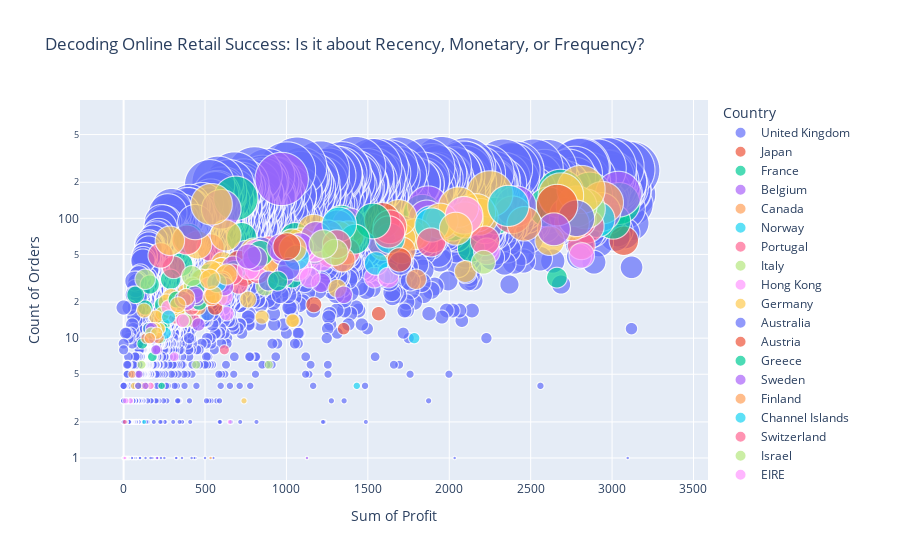

The notebook cell this image was saved under:
### Code cell
fig = px.scatter(df_viz, x="Sum of Profit", y="Count of Orders",
	         size="Count of Orders", color="Country", size_max=60, log_y=True, title="Decoding Online Retail Success: Is it about Recency, Monetary, or Frequency?")
fig.show()

### Figure 1 — Plotly figure (JSON) as saved in the notebook; plotly's stock layout.template omitted (floating-point values rounded to 4 significant figures; data arrays with more than 128 entries replaced by an {"elided": "..."} marker saying what was removed)
{"data": [{"hovertemplate": "Country=United Kingdom<br>Sum of Profit=%{x}<br>Count of Orders=%{marker.size}<extra></extra>", "legendgroup": "United Kingdom", "marker": {"color": "#636efa", "size": {"elided": "3260 int values"}, "sizemode": "area", "sizeref": 0.07528, "symbol": "circle"}, "mode": "markers", "name": "United Kingdom", "showlegend": true, "type": "scattergl", "x": {"elided": "3260 float values"}, "xaxis": "x", "y": {"elided": "3260 int values"}, "yaxis": "y"}, {"hovertemplate": "Country=Japan<br>Sum of Profit=%{x}<br>Count of Orders=%{marker.size}<extra></extra>", "legendgroup": "Japan", "marker": {"color": "#EF553B", "size": [65, 12, 18, 15, 4], "sizemode": "area", "sizeref": 0.07528, "symbol": "circle"}, "mode": "markers", "name": "Japan", "showlegend": true, "type": "scattergl", "x": [3072.0, 1351.0, 494.1, 229.6, 112.1], "xaxis": "x", "y": [65, 12, 18, 15, 4], "yaxis": "y"}, {"hovertemplate": "Country=France<br>Sum of Profit=%{x}<br>Count of Orders=%{marker.size}<extra></extra>", "legendgroup": "France", "marker": {"color": "#00cc96", "size": [133, 94, 157, 164, 124, 105, 105, 56, 90, 110, 84, 92, 55, 72, 53, 56, 57, 69, 32, 62, 53, 51, 37, 52, 46, 40, 43, 36, 69, 34, 147, 42, 35, 38, 36, 33, 27, 34, 31, 26, 21, 26, 23, 27, 21, 68, 16, 41, 16, 15, 20, 31, 17, 16, 13, 19, 12, 4, 10, 11, 7, 28, 12, 18, 9, 5, 23], "sizemode": "area", "sizeref": 0.07528, "symbol": "circle"}, "mode": "markers", "name": "France", "showlegend": true, "type": "scattergl", "x": [3043.0, 3006.0, 2863.0, 2683.0, 2609.0, 2291.0, 2284.0, 2134.0, 2019.0, 1834.0, 1353.0, 1339.0, 1299.0, 1248.0, 1175.0, 1167.0, 1091.0, 1053.0, 1036.0, 1033.0, 1031.0, 925.4, 869.7, 862.8, 836.3, 822.1, 779.6, 769.4, 725.1, 716.4, 689, 681.8, 646.7, 641.1, 637.8, 603.4, 582.1, 519.6, 470.1, 460.4, 456.9, 453.0, 450.7, 427.6, 418.1, 397.9, 389.0, 353.0, 349.8, 334.9, 314.4, 288.7, 269.4, 254.2, 245.1, 238.2, 236.3, 234, 225.9, 218.4, 176.5, 160.5, 153.1, 132.9, 114, 91.68, 73.5], "xaxis": "x", "y": [133, 94, 157, 164, 124, 105, 105, 56, 90, 110, 84, 92, 55, 72, 53, 56, 57, 69, 32, 62, 53, 51, 37, 52, 46, 40, 43, 36, 69, 34, 147, 42, 35, 38, 36, 33, 27, 34, 31, 26, 21, 26, 23, 27, 21, 68, 16, 41, 16, 15, 20, 31, 17, 16, 13, 19, 12, 4, 10, 11, 7, 28, 12, 18, 9, 5, 23], "yaxis": "y"}, {"hovertemplate": "Country=Belgium<br>Sum of Profit=%{x}<br>Count of Orders=%{marker.size}<extra></extra>", "legendgroup": "Belgium", "marker": {"color": "#ab63fa", "size": [159, 113, 105, 126, 85, 126, 100, 77, 88, 85, 29, 59, 54, 41, 51, 26, 32, 26, 21, 11, 10, 5], "sizemode": "area", "sizeref": 0.07528, "symbol": "circle"}, "mode": "markers", "name": "Belgium", "showlegend": true, "type": "scattergl", "x": [3039.0, 2935.0, 2729.0, 2410.0, 2218.0, 1870.0, 1862.0, 1708.0, 1386.0, 1313.0, 1212.0, 1109.0, 972.8, 854.2, 750.5, 559.1, 549.8, 476.5, 381.1, 225.6, 189.9, 84.3], "xaxis": "x", "y": [159, 113, 105, 126, 85, 126, 100, 77, 88, 85, 29, 59, 54, 41, 51, 26, 32, 26, 21, 11, 10, 5], "yaxis": "y"}, {"hovertemplate": "Country=Canada<br>Sum of Profit=%{x}<br>Count of Orders=%{marker.size}<extra></extra>", "legendgroup": "Canada", "marker": {"color": "#FFA15A", "size": [135, 1, 10, 5], "sizemode": "area", "sizeref": 0.07528, "symbol": "circle"}, "mode": "markers", "name": "Canada", "showlegend": true, "type": "scattergl", "x": [2940.0, 534.2, 140.5, 51.56], "xaxis": "x", "y": [135, 1, 10, 5], "yaxis": "y"}, {"hovertemplate": "Country=Norway<br>Sum of Profit=%{x}<br>Count of Orders=%{marker.size}<extra></extra>", "legendgroup": "Norway", "marker": {"color": "#19d3f3", "size": [98, 91, 16, 17, 11], "sizemode": "area", "sizeref": 0.07528, "symbol": "circle"}, "mode": "markers", "name": "Norway", "showlegend": true, "type": "scattergl", "x": [2907.0, 1887.0, 509.0, 334.4, 256.4], "xaxis": "x", "y": [98, 91, 16, 17, 11], "yaxis": "y"}, {"hovertemplate": "Country=Portugal<br>Sum of Profit=%{x}<br>Count of Orders=%{marker.size}<extra></extra>", "legendgroup": "Portugal", "marker": {"color": "#FF6692", "size": [86, 59, 97, 107, 69, 55, 45, 36, 24, 57, 31, 26, 28, 14, 25, 15, 39], "sizemode": "area", "sizeref": 0.07528, "symbol": "circle"}, "mode": "markers", "name": "Portugal", "showlegend": true, "type": "scattergl", "x": [2848.0, 2811.0, 2792.0, 2389.0, 1899.0, 892.5, 860.4, 777.2, 545.5, 532.8, 514.9, 494.3, 483.7, 430.5, 400.5, 318.2, 307.2], "xaxis": "x", "y": [86, 59, 97, 107, 69, 55, 45, 36, 24, 57, 31, 26, 28, 14, 25, 15, 39], "yaxis": "y"}, {"hovertemplate": "Country=Italy<br>Sum of Profit=%{x}<br>Count of Orders=%{marker.size}<extra></extra>", "legendgroup": "Italy", "marker": {"color": "#B6E880", "size": [120, 126, 111, 73, 65, 51, 27, 26, 20, 12, 11, 1], "sizemode": "area", "sizeref": 0.07528, "symbol": "circle"}, "mode": "markers", "name": "Italy", "showlegend": true, "type": "scattergl", "x": [2836.0, 2782.0, 2141.0, 1758.0, 1193.0, 1018.0, 867.9, 452.8, 437.8, 213.9, 177.3, 4.5], "xaxis": "x", "y": [120, 126, 111, 73, 65, 51, 27, 26, 20, 12, 11, 1], "yaxis": "y"}, {"hovertemplate": "Country=Hong Kong<br>Sum of Profit=%{x}<br>Count of Orders=%{marker.size}<extra></extra>", "legendgroup": "Hong Kong", "marker": {"color": "#FF97FF", "size": [49, 53, 93, 32, 2, 16, 27, 7, 1], "sizemode": "area", "sizeref": 0.07528, "symbol": "circle"}, "mode": "markers", "name": "Hong Kong", "showlegend": true, "type": "scattergl", "x": [2814.0, 2231.0, 1966.0, 1540.0, 652.2, 634.0, 423.4, 311.1, 10.95], "xaxis": "x", "y": [49, 53, 93, 32, 2, 16, 27, 7, 1], "yaxis": "y"}, {"hovertemplate": "Country=Germany<br>Sum of Profit=%{x}<br>Count of Orders=%{marker.size}<extra></extra>", "legendgroup": "Germany", "marker": {"color": "#FECB52", "size": [174, 91, 155, 65, 160, 103, 111, 36, 97, 124, 95, 74, 68, 101, 58, 71, 71, 26, 79, 60, 63, 14, 14, 62, 47, 35, 41, 15, 38, 43, 53, 21, 3, 40, 36, 36, 33, 42, 38, 38, 33, 22, 29, 30, 35, 36, 31, 60, 18, 24, 23, 24, 20, 18, 17, 21, 20, 18, 22, 20, 16, 12, 15, 12, 11, 17, 4], "sizemode": "area", "sizeref": 0.07528, "symbol": "circle"}, "mode": "markers", "name": "Germany", "showlegend": true, "type": "scattergl", "x": [2810.0, 2753.0, 2686.0, 2617.0, 2249.0, 2187.0, 2167.0, 2099.0, 2097.0, 2057.0, 1945.0, 1795.0, 1701.0, 1689.0, 1596.0, 1380.0, 1317.0, 1312.0, 1167.0, 1127.0, 1089.0, 1043.0, 1037.0, 1036.0, 1013.0, 943.2, 880.9, 850.1, 848.5, 803.3, 797.7, 764.5, 739.2, 735.0, 723.4, 686.0, 643.3, 610.5, 602.0, 599.7, 588.3, 587.2, 584.6, 582.7, 577.1, 539, 477.9, 454.9, 437.6, 415.7, 403.7, 383.0, 356.6, 348.7, 330.8, 318.1, 315.6, 305.1, 292.4, 263.2, 238.8, 219, 197.7, 192.7, 180.1, 125.2, 64.25], "xaxis": "x", "y": [174, 91, 155, 65, 160, 103, 111, 36, 97, 124, 95, 74, 68, 101, 58, 71, 71, 26, 79, 60, 63, 14, 14, 62, 47, 35, 41, 15, 38, 43, 53, 21, 3, 40, 36, 36, 33, 42, 38, 38, 33, 22, 29, 30, 35, 36, 31, 60, 18, 24, 23, 24, 20, 18, 17, 21, 20, 18, 22, 20, 16, 12, 15, 12, 11, 17, 4], "yaxis": "y"}, {"hovertemplate": "Country=Australia<br>Sum of Profit=%{x}<br>Count of Orders=%{marker.size}<extra></extra>", "legendgroup": "Australia", "marker": {"color": "#636efa", "size": [100, 30, 64, 54, 16, 10, 21], "sizemode": "area", "sizeref": 0.07528, "symbol": "circle"}, "mode": "markers", "name": "Australia", "showlegend": true, "type": "scattergl", "x": [2781.0, 1761.0, 1583.0, 847.1, 516.6, 401.9, 386.2], "xaxis": "x", "y": [100, 30, 64, 54, 16, 10, 21], "yaxis": "y"}, {"hovertemplate": "Country=Austria<br>Sum of Profit=%{x}<br>Count of Orders=%{marker.size}<extra></extra>", "legendgroup": "Austria", "marker": {"color": "#EF553B", "size": [129, 96, 16, 19, 33, 43, 18, 21, 14, 4], "sizemode": "area", "sizeref": 0.07528, "symbol": "circle"}, "mode": "markers", "name": "Austria", "showlegend": true, "type": "scattergl", "x": [2662.0, 1588.0, 1566.0, 1168.0, 742.9, 707.1, 562.4, 438.0, 364.6, 166.0], "xaxis": "x", "y": [129, 96, 16, 19, 33, 43, 18, 21, 14, 4], "yaxis": "y"}, {"hovertemplate": "Country=Greece<br>Sum of Profit=%{x}<br>Count of Orders=%{marker.size}<extra></extra>", "legendgroup": "Greece", "marker": {"color": "#00cc96", "size": [32, 56, 36, 22], "sizemode": "area", "sizeref": 0.07528, "symbol": "circle"}, "mode": "markers", "name": "Greece", "showlegend": true, "type": "scattergl", "x": [2661.0, 1081.0, 681.0, 387.3], "xaxis": "x", "y": [32, 56, 36, 22], "yaxis": "y"}, {"hovertemplate": "Country=Sweden<br>Sum of Profit=%{x}<br>Count of Orders=%{marker.size}<extra></extra>", "legendgroup": "Sweden", "marker": {"color": "#ab63fa", "size": [81, 45, 43, 39, 22, 20, 10], "sizemode": "area", "sizeref": 0.07528, "symbol": "circle"}, "mode": "markers", "name": "Sweden", "showlegend": true, "type": "scattergl", "x": [2643.0, 1331.0, 976.2, 671.7, 486.1, 343.4, 185.9], "xaxis": "x", "y": [81, 45, 43, 39, 22, 20, 10], "yaxis": "y"}, {"hovertemplate": "Country=Finland<br>Sum of Profit=%{x}<br>Count of Orders=%{marker.size}<extra></extra>", "legendgroup": "Finland", "marker": {"color": "#FFA15A", "size": [90, 31, 54, 64, 31, 33, 22, 18, 10, 4], "sizemode": "area", "sizeref": 0.07528, "symbol": "circle"}, "mode": "markers", "name": "Finland", "showlegend": true, "type": "scattergl", "x": [2461.0, 1797.0, 1710.0, 1271.0, 640.5, 620.1, 511.4, 459.6, 214.9, 144], "xaxis": "x", "y": [90, 31, 54, 64, 31, 33, 22, 18, 10, 4], "yaxis": "y"}, {"hovertemplate": "Country=Channel Islands<br>Sum of Profit=%{x}<br>Count of Orders=%{marker.size}<extra></extra>", "legendgroup": "Channel Islands", "marker": {"color": "#19d3f3", "size": [127, 88, 10, 68, 35, 42, 4], "sizemode": "area", "sizeref": 0.07528, "symbol": "circle"}, "mode": "markers", "name": "Channel Islands", "showlegend": true, "type": "scattergl", "x": [2363.0, 1893.0, 1785.0, 1635.0, 1626.0, 1551.0, 1432], "xaxis": "x", "y": [127, 88, 10, 68, 35, 42, 4], "yaxis": "y"}, {"hovertemplate": "Country=Switzerland<br>Sum of Profit=%{x}<br>Count of Orders=%{marker.size}<extra></extra>", "legendgroup": "Switzerland", "marker": {"color": "#FF6692", "size": [65, 63, 85, 77, 53, 50, 38, 35, 28, 34, 8, 30, 23, 18, 66, 49, 2], "sizemode": "area", "sizeref": 0.07528, "symbol": "circle"}, "mode": "markers", "name": "Switzerland", "showlegend": true, "type": "scattergl", "x": [2220.0, 1888.0, 1636.0, 1628.0, 1370.0, 1270.0, 947.4, 826.9, 705.6, 668.6, 618.6, 604.4, 432.6, 417.4, 388.0, 228.1, 7.5], "xaxis": "x", "y": [65, 63, 85, 77, 53, 50, 38, 35, 28, 34, 8, 30, 23, 18, 66, 49, 2], "yaxis": "y"}, {"hovertemplate": "Country=Israel<br>Sum of Profit=%{x}<br>Count of Orders=%{marker.size}<extra></extra>", "legendgroup": "Israel", "marker": {"color": "#B6E880", "size": [43, 27, 14, 31, 6], "sizemode": "area", "sizeref": 0.07528, "symbol": "circle"}, "mode": "markers", "name": "Israel", "showlegend": true, "type": "scattergl", "x": [2210.0, 423.7, 379.8, 132.2, 110], "xaxis": "x", "y": [43, 27, 14, 31, 6], "yaxis": "y"}, {"hovertemplate": "Country=EIRE<br>Sum of Profit=%{x}<br>Count of Orders=%{marker.size}<extra></extra>", "legendgroup": "EIRE", "marker": {"color": "#FF97FF", "size": [106, 32, 46, 56, 56, 39, 37, 47, 38, 52, 38, 22, 27, 20, 14, 18, 4, 3, 1, 1, 1, 1, 3, 1, 1, 1], "sizemode": "area", "sizeref": 0.07528, "symbol": "circle"}, "mode": "markers", "name": "EIRE", "showlegend": true, "type": "scattergl", "x": [2091.0, 1627.0, 1216.0, 1171.0, 1101.0, 1085.0, 1066.0, 1011.0, 810.5, 810.1, 767.0, 619.4, 523.1, 436.8, 362.0, 277.1, 164.5, 42.7, 15.3, 15, 15, 15, 12.3, 10.2, 9.9, 5.9], "xaxis": "x", "y": [106, 32, 46, 56, 56, 39, 37, 47, 38, 52, 38, 22, 27, 20, 14, 18, 4, 3, 1, 1, 1, 1, 3, 1, 1, 1], "yaxis": "y"}, {"hovertemplate": "Country=Malta<br>Sum of Profit=%{x}<br>Count of Orders=%{marker.size}<extra></extra>", "legendgroup": "Malta", "marker": {"color": "#FECB52", "size": [82, 45], "sizemode": "area", "sizeref": 0.07528, "symbol": "circle"}, "mode": "markers", "name": "Malta", "showlegend": true, "type": "scattergl", "x": [2040.0, 905.5], "xaxis": "x", "y": [82, 45], "yaxis": "y"}, {"hovertemplate": "Country=Cyprus<br>Sum of Profit=%{x}<br>Count of Orders=%{marker.size}<extra></extra>", "legendgroup": "Cyprus", "marker": {"color": "#636efa", "size": [42, 23, 29, 3, 93, 12], "sizemode": "area", "sizeref": 0.07528, "symbol": "circle"}, "mode": "markers", "name": "Cyprus", "showlegend": true, "type": "scattergl", "x": [1699.0, 962.1, 600.4, 589.0, 439.7, 155.1], "xaxis": "x", "y": [42, 23, 29, 3, 93, 12], "yaxis": "y"}, {"hovertemplate": "Country=Lebanon<br>Sum of Profit=%{x}<br>Count of Orders=%{marker.size}<extra></extra>", "legendgroup": "Lebanon", "marker": {"color": "#EF553B", "size": [45], "sizemode": "area", "sizeref": 0.07528, "symbol": "circle"}, "mode": "markers", "name": "Lebanon", "showlegend": true, "type": "scattergl", "x": [1694.0], "xaxis": "x", "y": [45], "yaxis": "y"}, {"hovertemplate": "Country=Netherlands<br>Sum of Profit=%{x}<br>Count of Orders=%{marker.size}<extra></extra>", "legendgroup": "Netherlands", "marker": {"color": "#00cc96", "size": [95, 67, 51, 20, 26, 21, 4], "sizemode": "area", "sizeref": 0.07528, "symbol": "circle"}, "mode": "markers", "name": "Netherlands", "showlegend": true, "type": "scattergl", "x": [1531.0, 1421.0, 840.2, 463.7, 442.6, 324.9, 91.85], "xaxis": "x", "y": [95, 67, 51, 20, 26, 21, 4], "yaxis": "y"}, {"hovertemplate": "Country=Spain<br>Sum of Profit=%{x}<br>Count of Orders=%{marker.size}<extra></extra>", "legendgroup": "Spain", "marker": {"color": "#ab63fa", "size": [23, 72, 70, 1, 58, 50, 33, 52, 213, 57, 46, 48, 27, 119, 22, 23, 20, 21, 8, 8, 12, 4, 5], "sizemode": "area", "sizeref": 0.07528, "symbol": "circle"}, "mode": "markers", "name": "Spain", "showlegend": true, "type": "scattergl", "x": [1352.0, 1255.0, 1182.0, 1126, 1079.0, 1000.0, 982.6, 981.2, 970.9, 964.8, 807.8, 768.0, 618.3, 599.6, 449.4, 436.3, 389.7, 363.9, 207.8, 197.9, 172.1, 133.4, 95.2], "xaxis": "x", "y": [23, 72, 70, 1, 58, 50, 33, 52, 213, 57, 46, 48, 27, 119, 22, 23, 20, 21, 8, 8, 12, 4, 5], "yaxis": "y"}, {"hovertemplate": "Country=USA<br>Sum of Profit=%{x}<br>Count of Orders=%{marker.size}<extra></extra>", "legendgroup": "USA", "marker": {"color": "#FFA15A", "size": [45, 22, 22], "sizemode": "area", "sizeref": 0.07528, "symbol": "circle"}, "mode": "markers", "name": "USA", "showlegend": true, "type": "scattergl", "x": [1347.0, 539.9, 383.9], "xaxis": "x", "y": [45, 22, 22], "yaxis": "y"}, {"hovertemplate": "Country=Poland<br>Sum of Profit=%{x}<br>Count of Orders=%{marker.size}<extra></extra>", "legendgroup": "Poland", "marker": {"color": "#19d3f3", "size": [89, 47, 29, 15, 2], "sizemode": "area", "sizeref": 0.07528, "symbol": "circle"}, "mode": "markers", "name": "Poland", "showlegend": true, "type": "scattergl", "x": [1325.0, 1063.0, 572.2, 275.9, 125.9], "xaxis": "x", "y": [89, 47, 29, 15, 2], "yaxis": "y"}, {"hovertemplate": "Country=European Community<br>Sum of Profit=%{x}<br>Count of Orders=%{marker.size}<extra></extra>", "legendgroup": "European Community", "marker": {"color": "#FF6692", "size": [61], "sizemode": "area", "sizeref": 0.07528, "symbol": "circle"}, "mode": "markers", "name": "European Community", "showlegend": true, "type": "scattergl", "x": [1309.0], "xaxis": "x", "y": [61], "yaxis": "y"}, {"hovertemplate": "Country=Denmark<br>Sum of Profit=%{x}<br>Count of Orders=%{marker.size}<extra></extra>", "legendgroup": "Denmark", "marker": {"color": "#B6E880", "size": [52, 61, 6, 6, 33, 11], "sizemode": "area", "sizeref": 0.07528, "symbol": "circle"}, "mode": "markers", "name": "Denmark", "showlegend": true, "type": "scattergl", "x": [1298.0, 1227.0, 891.4, 445.7, 419.5, 168.9], "xaxis": "x", "y": [52, 61, 6, 6, 33, 11], "yaxis": "y"}, {"hovertemplate": "Country=Brazil<br>Sum of Profit=%{x}<br>Count of Orders=%{marker.size}<extra></extra>", "legendgroup": "Brazil", "marker": {"color": "#FF97FF", "size": [32], "sizemode": "area", "sizeref": 0.07528, "symbol": "circle"}, "mode": "markers", "name": "Brazil", "showlegend": true, "type": "scattergl", "x": [1144.0], "xaxis": "x", "y": [32], "yaxis": "y"}, {"hovertemplate": "Country=Unspecified<br>Sum of Profit=%{x}<br>Count of Orders=%{marker.size}<extra></extra>", "legendgroup": "Unspecified", "marker": {"color": "#FECB52", "size": [56, 34, 72, 23, 131, 31, 19, 65, 11], "sizemode": "area", "sizeref": 0.07528, "symbol": "circle"}, "mode": "markers", "name": "Unspecified", "showlegend": true, "type": "scattergl", "x": [1038.0, 632.5, 626.9, 552, 540.1, 530.2, 333.2, 284.3, 203.2], "xaxis": "x", "y": [56, 34, 72, 23, 131, 31, 19, 65, 11], "yaxis": "y"}, {"hovertemplate": "Country=United Arab Emirates<br>Sum of Profit=%{x}<br>Count of Orders=%{marker.size}<extra></extra>", "legendgroup": "United Arab Emirates", "marker": {"color": "#636efa", "size": [38, 30], "sizemode": "area", "sizeref": 0.07528, "symbol": "circle"}, "mode": "markers", "name": "United Arab Emirates", "showlegend": true, "type": "scattergl", "x": [1013.0, 889.2], "xaxis": "x", "y": [38, 30], "yaxis": "y"}, {"hovertemplate": "Country=RSA<br>Sum of Profit=%{x}<br>Count of Orders=%{marker.size}<extra></extra>", "legendgroup": "RSA", "marker": {"color": "#EF553B", "size": [58], "sizemode": "area", "sizeref": 0.07528, "symbol": "circle"}, "mode": "markers", "name": "RSA", "showlegend": true, "type": "scattergl", "x": [1002.0], "xaxis": "x", "y": [58], "yaxis": "y"}, {"hovertemplate": "Country=Czech Republic<br>Sum of Profit=%{x}<br>Count of Orders=%{marker.size}<extra></extra>", "legendgroup": "Czech Republic", "marker": {"color": "#00cc96", "size": [30], "sizemode": "area", "sizeref": 0.07528, "symbol": "circle"}, "mode": "markers", "name": "Czech Republic", "showlegend": true, "type": "scattergl", "x": [945.8], "xaxis": "x", "y": [30], "yaxis": "y"}, {"hovertemplate": "Country=Bahrain<br>Sum of Profit=%{x}<br>Count of Orders=%{marker.size}<extra></extra>", "legendgroup": "Bahrain", "marker": {"color": "#ab63fa", "size": [13, 1, 4], "sizemode": "area", "sizeref": 0.07528, "symbol": "circle"}, "mode": "markers", "name": "Bahrain", "showlegend": true, "type": "scattergl", "x": [459.4, 205.7, 89], "xaxis": "x", "y": [13, 1, 4], "yaxis": "y"}, {"hovertemplate": "Country=Saudi Arabia<br>Sum of Profit=%{x}<br>Count of Orders=%{marker.size}<extra></extra>", "legendgroup": "Saudi Arabia", "marker": {"color": "#FFA15A", "size": [10], "sizemode": "area", "sizeref": 0.07528, "symbol": "circle"}, "mode": "markers", "name": "Saudi Arabia", "showlegend": true, "type": "scattergl", "x": [160.7], "xaxis": "x", "y": [10], "yaxis": "y"}], "layout": {"legend": {"itemsizing": "constant", "title": {"text": "Country"}, "tracegroupgap": 0}, "title": {"text": "Decoding Online Retail Success: Is it about Recency, Monetary, or Frequency?"}, "xaxis": {"anchor": "y", "domain": [0, 1], "title": {"text": "Sum of Profit"}}, "yaxis": {"anchor": "x", "domain": [0, 1], "title": {"text": "Count of Orders"}, "type": "log"}}}
